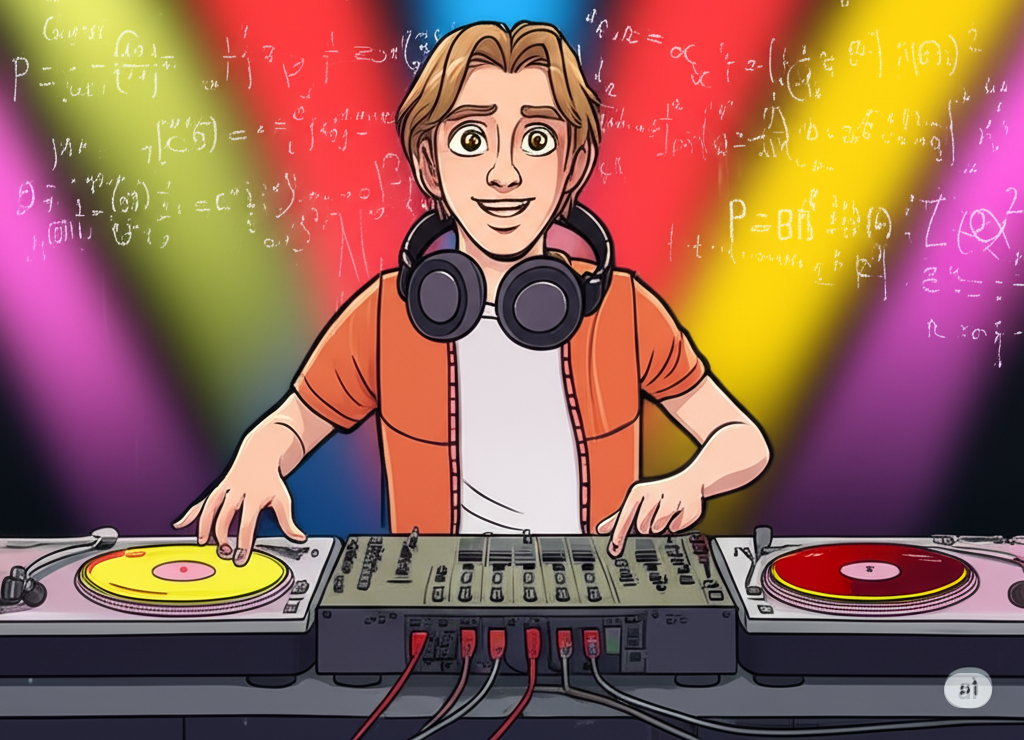
#> input picture Alex_DJ.png, 1024 x 740 px
$ python -i generate_cover_art.py   (imports and definitions only)
#> lines starting #> are read from the running program, lines starting #| are printed output that depends on the picture
#!/usr/bin/env python3
"""
Alex Method DJ Platform - AI Cover Art Generator
Proof of Concept for generating playlist cover art using OpenAI DALL-E 3

Usage:
    python generate_cover_art.py playlist-configs/neural-network-symphony.md
    python generate_cover_art.py playlist-configs/digital-consciousness-awakening.md
"""

import os
import sys
import re
import json
import base64
import requests
from PIL import Image
from io import BytesIO
from pathlib import Path
import argparse
from typing import Dict, Any, Optional
from dotenv import load_dotenv

# Load environment variables from .env file
# [1 line not run here, left out]

# Configuration
OPENAI_API_KEY = os.getenv('OPENAI_API_KEY')
OPENAI_MODEL = os.getenv('OPENAI_MODEL', 'dall-e-3')
OPENAI_IMAGE_SIZE = os.getenv('OPENAI_IMAGE_SIZE', '1024x1024')
OPENAI_IMAGE_QUALITY = os.getenv('OPENAI_IMAGE_QUALITY', 'hd')
OPENAI_IMAGE_STYLE = os.getenv('OPENAI_IMAGE_STYLE', 'vivid')
COVER_ART_DIR = Path('cover-art')
GENERATED_DIR = COVER_ART_DIR / 'generated'
OPTIMIZED_DIR = COVER_ART_DIR / 'optimized'

# Ensure directories exist
# [3 lines not run here, left out]

class PlaylistConfigParser:
    """Parse Alex Method playlist configuration files"""

    def __init__(self, config_path: str):
        self.config_path = Path(config_path)
        self.config_data = self._parse_config()

    # [124 lines left out: functions _parse_config, get_visual_theme, not called in this run]

class CoverArtGenerator:
    """Generate AI cover art using OpenAI DALL-E 3"""

    # [110 lines left out: functions __init__, generate_cover_art, _build_prompt, not called in this run]

class ImageOptimizer:
    """Optimize images for Spotify API requirements"""

    @staticmethod
    def download_and_save(image_url: str, output_path: Path, format_type: str = 'JPEG') -> Path:
        """Download image and save in specified format"""

        print(f"📥 Downloading image from URL...")

        # Download original image
        response = requests.get(image_url, timeout=30)
        response.raise_for_status()

        # Open with PIL
        img = Image.open(BytesIO(response.content))

        # Ensure square format
        if img.size != (1024, 1024):
            img = img.resize((1024, 1024), Image.Resampling.LANCZOS)

        # Handle different formats
        if format_type.upper() == 'JPEG':
            # Ensure RGB mode for JPEG
            if img.mode != 'RGB':
                img = img.convert('RGB')
            img.save(output_path, format='JPEG', quality=95, optimize=True)
        elif format_type.upper() == 'PNG':
            # Keep transparency if present
            if img.mode == 'RGB':
                img = img.convert('RGBA')
            img.save(output_path, format='PNG', optimize=True)
        elif format_type.upper() == 'WEBP':
            img.save(output_path, format='WEBP', quality=95, optimize=True)
        else:
            raise ValueError(f"Unsupported format: {format_type}")

        file_size = output_path.stat().st_size
        print(f"✅ Image saved: {file_size/1024:.1f} KB ({format_type})")

        return output_path

    # [139 lines left out: functions optimize_for_spotify, to_base64_spotify, main, not called in this run]

# [2 lines not run here, left out]

>>> import cv2
>>> picture = cv2.imread('../Alex_DJ.png', cv2.IMREAD_GRAYSCALE)
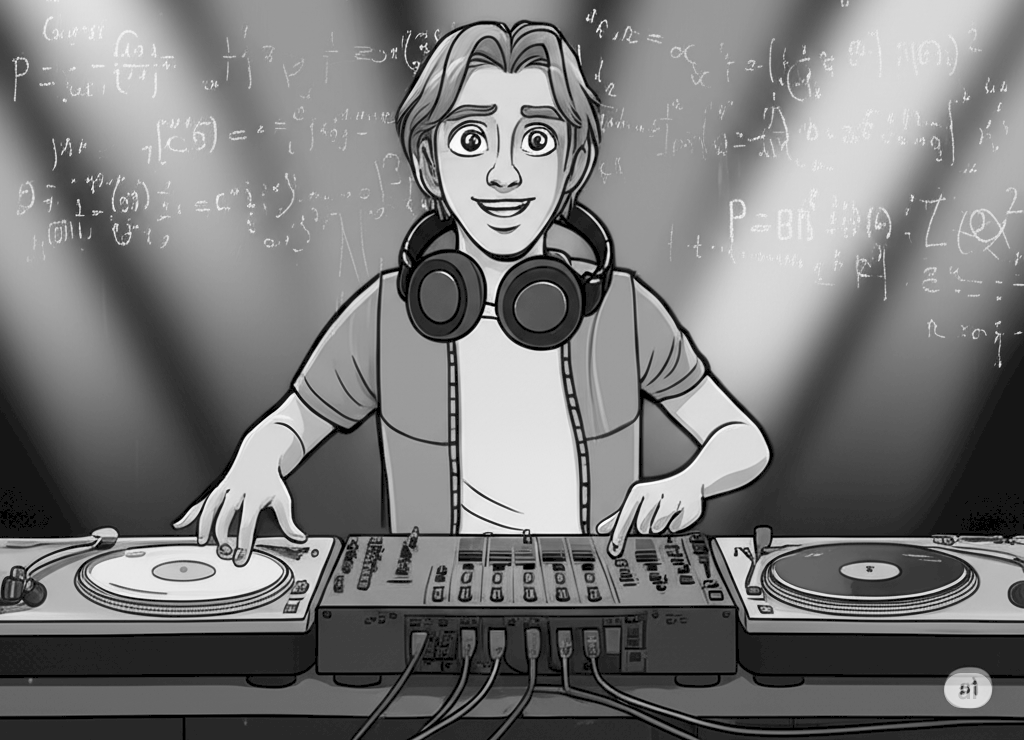
#> picture: shape (740, 1024); min 0, max 255, mean 120.7
>>> result = ImageOptimizer().download_and_save(picture, 'out.png')
#> (the run stopped early here; a loop or call above may not have finished)
